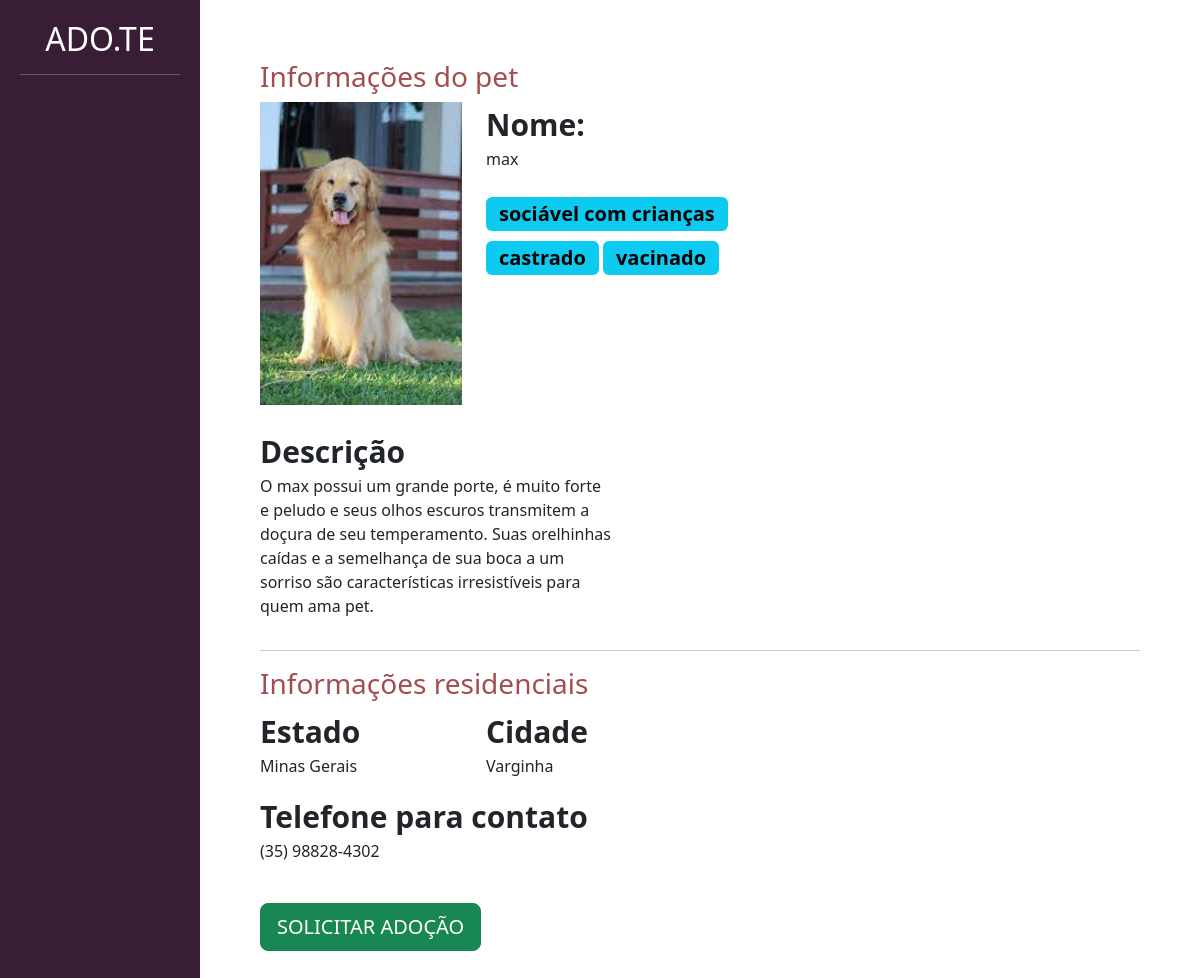
Screenshot of /divulgar/ver_pet/1 (signed in) with the database file from the repository.
### divulgar/models.py (models this page shows, shortened)
class Pet(models.Model):
    choices_status =(('P',"Para adoção"),
                     ('A','Adotado'))
    usuario = models.ForeignKey(User,on_delete=models.DO_NOTHING)
    foto = models.ImageField(upload_to='fotos_pets')
    nome = models.CharField(max_length=100)
    descricao = models.TextField()
    estado = models.CharField(max_length=50)
    cidade = models.CharField(max_length=50)
    telefone = models.CharField(max_length=15)
    tags = models.ManyToManyField(Tag)
    raca = models.ForeignKey(Raca,on_delete=models.DO_NOTHING)
    status = models.CharField( max_length=1, choices= choices_status,default='P')

class Tag(models.Model):
    tag = models.CharField(max_length=100)
    def __str__(self):
        return self.tag

### divulgar/views.py (the view)
# urls.py: path('ver_pet/<int:id>', views.ver_pet, name="ver_pet"),
@login_required
def ver_pet(request, id):
    if request.method == "GET":
        pet = Pet.objects.get(id = id)
        return render(request, 'ver_pet.html', {'pet': pet})

### divulgar/templates/ver_pet.html (shortened to what this page needs)
{% load static %}
<!doctype html>
<html lang="pt-BR">
    <head>
    <link href="https://cdn.jsdelivr.net/npm/bootstrap@5.3.0-alpha1/dist/css/bootstrap.min.css" rel="stylesheet">
    <link href="{% static 'usuarios/css/cadastro.css' %}" rel="stylesheet">
    <link href="{% static 'divulgar/css/novo_pet.css' %}" rel="stylesheet">
    <link href="{% static 'divulgar/css/seus_pet.css' %}" rel="stylesheet">
    <link href="{% static 'adotar/css/listar_pets.css' %}" rel="stylesheet">
    </head>
    <body>
        <div class="container-fluid">
            <div class="row">
                <div class="col-md-2 bg-side-plataforma sidebar">
                    <h2>ADO.TE</h2>
                    <hr>
                </div>
                <div style="padding:60px" class="col-md">
                    <h3 class="font-vinho">Informações do pet</h3>
                    <div class="row">
                        <div class="col-md-3">
                            <img width="100%" src="{{pet.foto.url}}">
                        </div>
                        <div class="col-md-9">
                            <span class="span-bold">Nome:</span>
                            <p>{{pet.nome}}</p>
                            <div style="width:40%">
                                {% for tag in pet.tags.all%}
                                <span class="badge text-bg-info badge-lg">{{tag}}</span>
                                {% endfor %}
                            </div>
                        </div>
                    </div>
                    <br>
                    <div class="row">
                        <div class="col-md-5">
                            <span class="span-bold">Descrição</span>
                            <p>{{pet.descricao}}</p>
                        </div>
                        <div class="col-md-7">
                        </div>
                    </div>
                    <hr>
                    <div class="row">
                        <h3 class="font-vinho">Informações residenciais</h3>
                        <div class="col-md">
                            <div class="row">
                                <div class="col-md">
                                    <span class="span-bold">Estado</span>
                                    <p>{{pet.estado}}</p>
                                </div>
                                <div class="col-md">
                                    <span class="span-bold">Cidade</span>
                                    <p>{{pet.cidade}}</p>
                                </div>
                            </div>
                            <span class="span-bold">Telefone para contato</span>
                            <p>{{pet.telefone}}</p>
                            <br>
                            <a href="{% url 'pedido_adocao' pet.id %}" class="btn btn-success btn-lg">SOLICITAR ADOÇÃO</a>
                        </div>
                        <div class="col-md">
                        </div>
                    </div>
                </div>
            </div>
        </div>
    </body>
</html>

### templates/static/divulgar/css/novo_pet.css (style rules this page uses)
.sidebar { text-align: center; padding: 20px; }
.font-vinho { color: #A24D52; }

### templates/static/adotar/css/listar_pets.css (style rules this page uses)
.span-bold { font-weight: bold; font-size: 30px; }
.badge-lg { font-size: 20px; margin-top: 10px; }
.bg-side-plataforma { background-color: #391D34; color: white; }

### rows the page displays
Pet: foto (picture), nome "max", descricao "O max possui um grande porte, é muito forte e peludo e seus olhos escuros transmitem a doçura de seu temperamento. Suas orelhinhas caídas e a semelhança de sua boca a um sorriso são características irresistíveis para quem ama pet.", estado "Minas Gerais", cidade "Varginha", telefone "(35) 98828-4302"
Tag: tag "sociável com crianças"
Tag: tag "castrado"
Tag: tag "vacinado"
